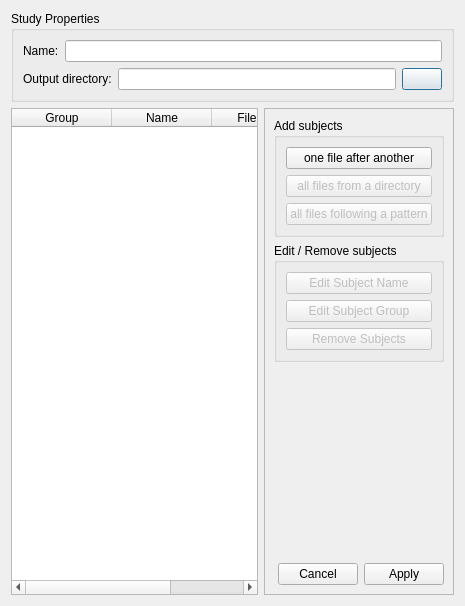
<?xml version="1.0" encoding="UTF-8"?>
<ui version="4.0">
 <class>Form</class>
 <widget class="QDialog" name="Form">
  <property name="geometry">
   <rect>
    <x>0</x>
    <y>0</y>
    <width>465</width>
    <height>606</height>
   </rect>
  </property>
  <property name="windowTitle">
   <string>Create a new study</string>
  </property>
  <property name="modal">
   <bool>true</bool>
  </property>
  <layout class="QVBoxLayout" name="verticalLayout_4">
   <item>
    <widget class="QGroupBox" name="study_properties_groupBox">
     <property name="title">
      <string>Study Properties</string>
     </property>
     <layout class="QVBoxLayout" name="verticalLayout_3">
      <item>
       <layout class="QHBoxLayout" name="horizontalLayout">
        <item>
         <widget class="QLabel" name="studyname_label">
          <property name="text">
           <string>Name:</string>
          </property>
         </widget>
        </item>
        <item>
         <widget class="QLineEdit" name="studyname_lineEdit"/>
        </item>
       </layout>
      </item>
      <item>
       <layout class="QHBoxLayout" name="horizontalLayout_3">
        <item>
         <widget class="QLabel" name="outputdir_label">
          <property name="text">
           <string>Output directory:</string>
          </property>
         </widget>
        </item>
        <item>
         <widget class="QLineEdit" name="outputdir_lineEdit"/>
        </item>
        <item>
         <widget class="QPushButton" name="outputdir_button">
          <property name="text">
           <string/>
          </property>
          <property name="icon">
           <iconset resource="../../../resources/morphologist.qrc">
            <normaloff>:/icons/open.png</normaloff>:/icons/open.png</iconset>
          </property>
         </widget>
        </item>
       </layout>
      </item>
     </layout>
    </widget>
   </item>
   <item>
    <layout class="QHBoxLayout" name="horizontalLayout_2">
     <item>
      <widget class="QTableWidget" name="subjects_tablewidget">
       <property name="sizePolicy">
        <sizepolicy hsizetype="Minimum" vsizetype="Expanding">
         <horstretch>0</horstretch>
         <verstretch>0</verstretch>
        </sizepolicy>
       </property>
       <property name="minimumSize">
        <size>
         <width>200</width>
         <height>0</height>
        </size>
       </property>
       <property name="selectionMode">
        <enum>QAbstractItemView::ExtendedSelection</enum>
       </property>
       <property name="selectionBehavior">
        <enum>QAbstractItemView::SelectRows</enum>
       </property>
       <property name="showGrid">
        <bool>false</bool>
       </property>
       <property name="sortingEnabled">
        <bool>true</bool>
       </property>
       <property name="cornerButtonEnabled">
        <bool>false</bool>
       </property>
       <attribute name="horizontalHeaderVisible">
        <bool>true</bool>
       </attribute>
       <attribute name="horizontalHeaderHighlightSections">
        <bool>false</bool>
       </attribute>
       <attribute name="horizontalHeaderStretchLastSection">
        <bool>true</bool>
       </attribute>
       <attribute name="verticalHeaderVisible">
        <bool>false</bool>
       </attribute>
       <attribute name="verticalHeaderHighlightSections">
        <bool>false</bool>
       </attribute>
       <attribute name="verticalHeaderVisible">
        <bool>false</bool>
       </attribute>
       <attribute name="horizontalHeaderStretchLastSection">
        <bool>true</bool>
       </attribute>
       <attribute name="horizontalHeaderVisible">
        <bool>true</bool>
       </attribute>
       <attribute name="horizontalHeaderHighlightSections">
        <bool>false</bool>
       </attribute>
       <attribute name="verticalHeaderHighlightSections">
        <bool>false</bool>
       </attribute>
       <column>
        <property name="text">
         <string>Group</string>
        </property>
       </column>
       <column>
        <property name="text">
         <string>Name</string>
        </property>
       </column>
       <column>
        <property name="text">
         <string>Filename</string>
        </property>
       </column>
      </widget>
     </item>
     <item>
      <widget class="QFrame" name="frame">
       <property name="sizePolicy">
        <sizepolicy hsizetype="Fixed" vsizetype="Preferred">
         <horstretch>0</horstretch>
         <verstretch>0</verstretch>
        </sizepolicy>
       </property>
       <property name="frameShape">
        <enum>QFrame::StyledPanel</enum>
       </property>
       <property name="frameShadow">
        <enum>QFrame::Raised</enum>
       </property>
       <layout class="QVBoxLayout" name="verticalLayout_2">
        <item>
         <widget class="QGroupBox" name="add_subjects_groupBox">
          <property name="title">
           <string>Add subjects</string>
          </property>
          <layout class="QVBoxLayout" name="verticalLayout">
           <item>
            <widget class="QPushButton" name="add_one_subject_from_a_file_button">
             <property name="text">
              <string>one file after another</string>
             </property>
            </widget>
           </item>
           <item>
            <widget class="QPushButton" name="add_subjects_from_a_directory_button">
             <property name="enabled">
              <bool>false</bool>
             </property>
             <property name="text">
              <string>all files from a directory</string>
             </property>
            </widget>
           </item>
           <item>
            <widget class="QPushButton" name="add_subjects_from_a_pattern_button">
             <property name="enabled">
              <bool>false</bool>
             </property>
             <property name="text">
              <string>all files following a pattern</string>
             </property>
            </widget>
           </item>
          </layout>
         </widget>
        </item>
        <item>
         <widget class="QGroupBox" name="edit_subjects_groupBox">
          <property name="title">
           <string>Edit / Remove subjects</string>
          </property>
          <layout class="QVBoxLayout" name="verticalLayout_5">
           <item>
            <widget class="QPushButton" name="edit_subject_name_button">
             <property name="enabled">
              <bool>false</bool>
             </property>
             <property name="text">
              <string>Edit Subject Name</string>
             </property>
            </widget>
           </item>
           <item>
            <widget class="QPushButton" name="edit_subject_group_button">
             <property name="enabled">
              <bool>false</bool>
             </property>
             <property name="text">
              <string>Edit Subject Group</string>
             </property>
            </widget>
           </item>
           <item>
            <widget class="QPushButton" name="remove_subjects_button">
             <property name="enabled">
              <bool>false</bool>
             </property>
             <property name="text">
              <string>Remove Subjects</string>
             </property>
            </widget>
           </item>
          </layout>
         </widget>
        </item>
        <item>
         <spacer name="verticalSpacer">
          <property name="orientation">
           <enum>Qt::Vertical</enum>
          </property>
          <property name="sizeHint" stdset="0">
           <size>
            <width>20</width>
            <height>242</height>
           </size>
          </property>
         </spacer>
        </item>
        <item>
         <widget class="QDialogButtonBox" name="apply_cancel_buttons">
          <property name="standardButtons">
           <set>QDialogButtonBox::Apply|QDialogButtonBox::Cancel</set>
          </property>
         </widget>
        </item>
       </layout>
      </widget>
     </item>
    </layout>
   </item>
  </layout>
 </widget>
 <resources>
  <include location="../../../resources/morphologist.qrc"/>
 </resources>
 <connections/>
</ui>
